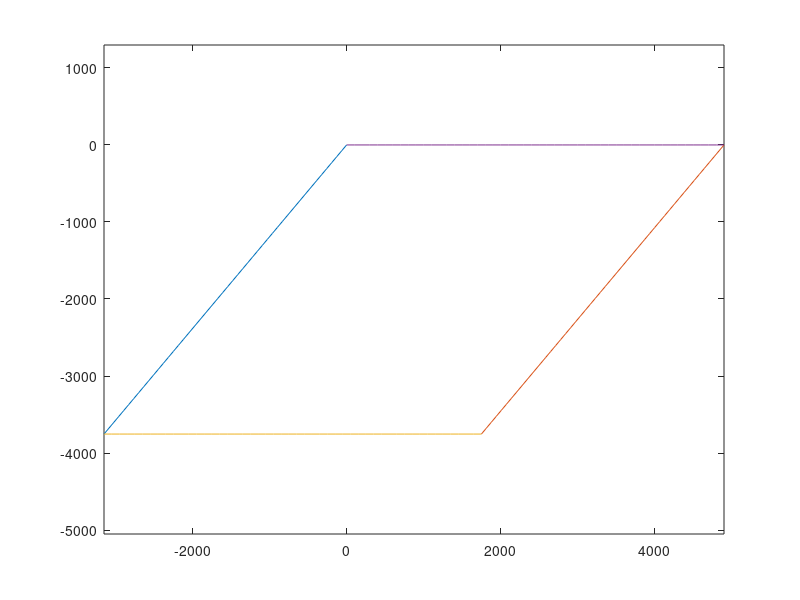

Source code (MATLAB): (Note: this script raises an error after producing the figure.)
clc;
clear all;
close all;

flag_printf = 1;
angle = 50;
theta = angle/180*pi;
slope = tan(theta);
nx = 50;
nz = 50;
dx = 100;
dz = 100;
origin_x = 0;
origin_z = 0;
for i=1:nx
    bz2(i,1) = origin_x + (i-1)*dx;
    bz2(i,2) = origin_z;

    bz1(i,1) = origin_x + (i-1)*dx - (nz-1)*dz*cos(theta);
    bz1(i,2) = origin_z - (nz-1)*dz*sin(theta);
end

for k=1:nz
    bx1(k,1) = bz1(1,1) + (k-1)*dz*cos(theta);
    bx1(k,2) = bz1(1,2) + (k-1)*dz*sin(theta);

    bx2(k,1) = bz1(nx,1) + (k-1)*dz*cos(theta);
    bx2(k,2) = bz1(nx,2) + (k-1)*dz*sin(theta);
end

if flag_printf
    figure(1)   
    plot(bx1(:,1),bx1(:,2));
    hold on;
    plot(bx2(:,1),bx2(:,2));
    plot(bz1(:,1),bz1(:,2));
    plot(bz2(:,1),bz2(:,2));
    axis equal;
end

% creat data file
export_bdry;
